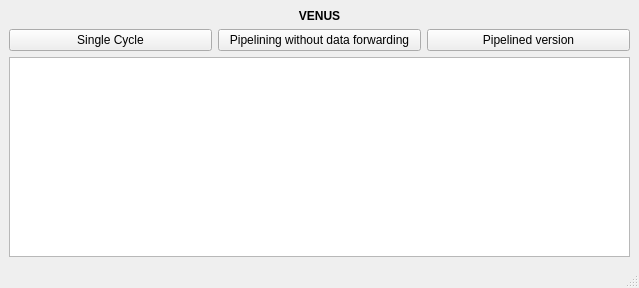
<?xml version="1.0" encoding="UTF-8"?>
<ui version="4.0">
 <class>MainWindow</class>
 <widget class="QMainWindow" name="MainWindow">
  <property name="geometry">
   <rect>
    <x>0</x>
    <y>0</y>
    <width>639</width>
    <height>288</height>
   </rect>
  </property>
  <property name="windowTitle">
   <string>MainWindow</string>
  </property>
  <widget class="QWidget" name="centralwidget">
   <layout class="QVBoxLayout" name="verticalLayout">
    <item>
     <widget class="QLabel" name="label">
      <property name="lineWidth">
       <number>2</number>
      </property>
      <property name="text">
       <string>&lt;b&gt;VENUS</string>
      </property>
      <property name="textFormat">
       <enum>Qt::AutoText</enum>
      </property>
      <property name="alignment">
       <set>Qt::AlignCenter</set>
      </property>
      <property name="margin">
       <number>1</number>
      </property>
     </widget>
    </item>
    <item>
     <layout class="QHBoxLayout" name="horizontalLayout">
      <item>
       <widget class="QPushButton" name="pushButton">
        <property name="text">
         <string>Single Cycle</string>
        </property>
       </widget>
      </item>
      <item>
       <widget class="QPushButton" name="pushButton_2">
        <property name="text">
         <string>Pipelining without data forwarding</string>
        </property>
       </widget>
      </item>
      <item>
       <widget class="QPushButton" name="pushButton_3">
        <property name="text">
         <string>Pipelined version</string>
        </property>
       </widget>
      </item>
     </layout>
    </item>
    <item>
     <widget class="QPlainTextEdit" name="plainTextEdit"/>
    </item>
   </layout>
  </widget>
  <widget class="QMenuBar" name="menubar">
   <property name="geometry">
    <rect>
     <x>0</x>
     <y>0</y>
     <width>639</width>
     <height>21</height>
    </rect>
   </property>
  </widget>
  <widget class="QStatusBar" name="statusbar"/>
 </widget>
 <resources/>
 <connections/>
</ui>
